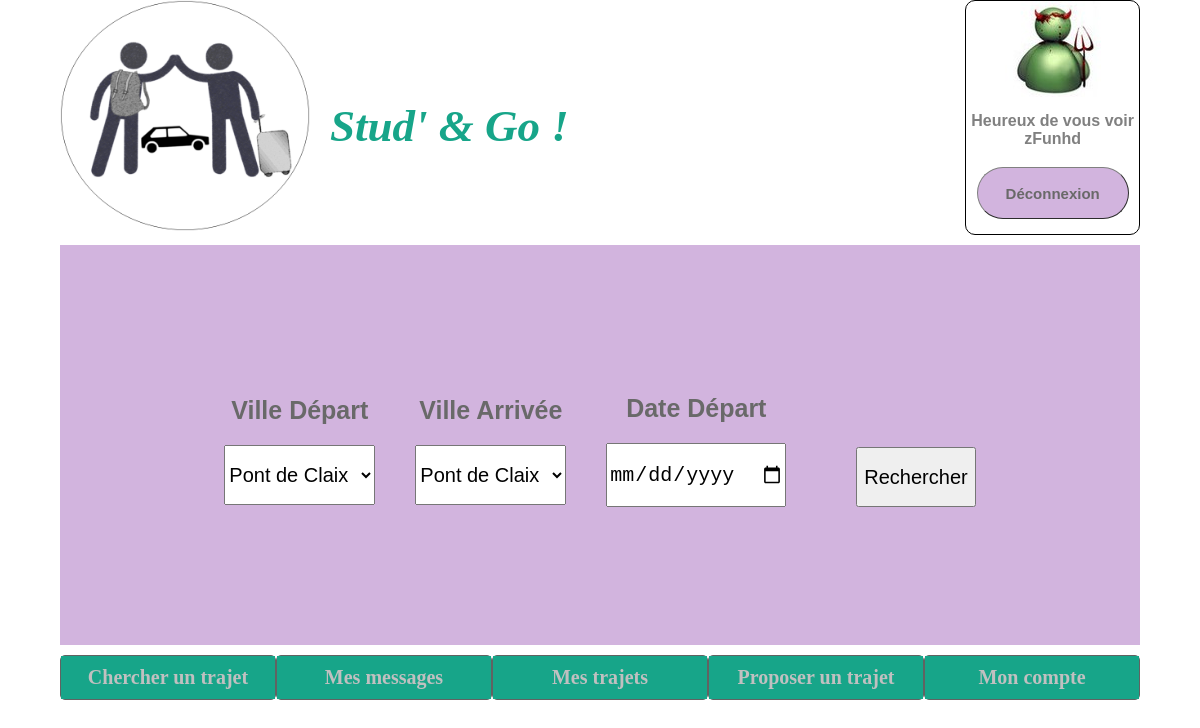
Screenshot of /Controleur/mainControler.controler.php (signed in) with the database file from the repository.
### tables this page shows
CREATE TABLE MEMBRE (
  id INTEGER,
  nom TEXT NOT NULL,
  prenom TEXT NOT NULL,
  pseudo TEXT NOT NULL unique,
  dateNaissance TEXT NOT NULL,
  adresseMail TEXT NOT NULL unique,
  numeroTel TEXT NOT NULL,
  motDePasse TEXT NOT NULL,
  avatar TEXT NOT NULL,
  signalement INTEGER DEFAULT 0,
  PRIMARY KEY(id)
);

### Modele/view.class.php (called while the page is built, shortened)
<?php
class View {
  private $path="";
  function __construct(string $path="") {
    $this->path = $path;
  }
  function show(string $path="") {
    $p = $path ? $path : $this->path;
    include($p);
  }
}
?>

### Controleur/mainControler.controler.php (called while the page is built, shortened)
<?php
require_once('../Modele/view.class.php');
require_once('../Modele/membreDAO.model.php');
require_once('../Modele/villeDAO.model.php');
$view = new View();
$view->sessionEncours = false;
$view->pseudoMembre ="";
$view->error ="";
$view->errorRecherche="";
$monDAO = new membreDAO();
$villeDAO = new villeDAO();
if(isset($_SESSION['id'])){
  $view->sessionEncours = true;
  $monMembre = $monDAO->getMembreById($_SESSION['id']);
  $view->idMembre = $_SESSION['id'];
  $view->pseudoMembre = $monMembre->getPseudo();
  $view->avatarMembre = $monMembre->getAvatar();
}
$mesVilles = $villeDAO->getAllville();
$mesTrajetsVue = array(array());
$view->mesTrajetsVue = $mesTrajetsVue;
$view->villes = $mesVilles;
$view->show('../Vue/mainVue.vue.php');
?>

### Modele/membreDAO.model.php (called while the page is built, shortened)
<?php
require_once('membre.model.php');
class membreDAO{
  private $db;
  private $database = "../Modele/data/coVoiturage.db";
  function __construct(){
    try{
      $this->db = new PDO("sqlite:$this->database",'','');
    }
    catch(Exception $e){
      die('Erreur : '. $e->getMessage());
    }
  }
  function getMembreById($id){
    $requete = "SELECT * FROM membre WHERE id='$id'";
     $mesInfos = $this->db->query($requete);
     $mesMembres = $mesInfos->fetchAll(PDO::FETCH_CLASS,'Membre');
     return (empty($mesMembres)) ? null : $mesMembres[0];
  }
}
 ?>

### Modele/membre.model.php (called while the page is built, shortened)
<?php
class Membre{
  private $pseudo;
  private $avatar;
  public function getPseudo(){
    return $this->pseudo;
  }
  public function getAvatar(){
    return $this->avatar;
  }
}
 ?>

### Modele/villeDAO.model.php (called while the page is built, shortened)
<?php
require_once('ville.model.php');
class villeDAO{
  private $db;
  private $database = "../Modele/data/coVoiturage.db";
  function __construct(){
    try{
      $this->db = new PDO("sqlite:$this->database",'','');
    }
    catch(Exception $e){
      die('Erreur : '. $e->getMessage());
    }
  }
  function getAllville(){
    $requete = "SELECT * FROM ville";
     $mesInfos = $this->db->query($requete);
     $mesVilles = $mesInfos->fetchAll(PDO::FETCH_CLASS,'Ville');
    return (empty($mesVilles)) ? null : $mesVilles;
  }
}
 ?>

### Modele/ville.model.php (called while the page is built, shortened)
<?php
class Ville {
  private $codePostal;
  private $nom;
  function getNom(){
    return $this->nom;
  }
    function getCodePostal(){
      return $this->codePostal;
    }
}
 ?>

### Vue/banniereRecherche.vue.php (the view, shortened to what this page needs)
<form id="formRecherche" action="mainControler.controler.php" method="POST">
    <div class="recherche">
      <div>
        <h2>Ville Départ</h2>
        <select name="villeDepart">
          <?php foreach ($this->villes as $key => $value) {  ?>
              <option value="<?= $value->getCodePostal() ?>" selected><?= $value->getNom() ?></option>
          <?php } ?>
        </select>
      </div>
      <div>
        <h2>Ville Arrivée</h2>
        <select name="villeArrivee">
          <?php foreach ($this->villes as $key => $value) {  ?>
              <option value="<?= $value->getCodePostal() ?>" selected><?= $value->getNom() ?></option>
          <?php } ?>
        </select>
      </div>
      <div>
        <h2>Date Départ</h2>
        <input type="date" name="dateDepart" id="date_depart">
      </div>
      <div>
        <input type="submit" value="Rechercher">
      </div>
    </div>
  </form>

### Vue/zoneUtilisateurOn.view.php
<div id="zoneDeconnexion">
  <div class="enteteLogo">
    <a href="mainControler.controler.php"><img src="./../Ressource/logo.png" alt="Logo du site"></a>
    <h1>Stud' & Go ! </h1>
  </div>
 <div id="messageBienvenue">
   <img src="<?php echo "../Ressource/avatar/$this->avatarMembre"?>" alt="Avatar du membre">
   <p>Heureux de vous voir <br> <?=$this->pseudoMembre ?></p>
   <a href="deconnexion.controler.php">
     <div class="boutonsLogin">
       <br>Déconnexion
     </div></a>
 </div>
</div>

### Ressource/mainVue.css (style rules this page uses)
body { width: 90%; margin: auto; }
.enteteLogo { display: flex; }
.enteteLogo a img { width: 250px; }
.enteteLogo h1 { margin-top: 100px; margin-left: 20px; font-size: 45px; color: #17a589; font-style: oblique; font-family: "Bradley Hand"; }
.recherche { background-color: #d2b4de ; display: flex; text-align: center; justify-content: center; align-items: center; height: 400px; width: 100%; }
.recherche div { margin: 20px; }
#formRecherche div { margin-top: 10px; }
#formRecherche h2 { font-size: 25px; color:#696969; font-family: sans-serif; }
.recherche select { height: 60px; font-size: 20px; }
.recherche input { font-size: 20px; height: 60px; }
.recherche div:last-child { margin-left: 50px; position: relative; padding-top: 90px; }
.boutonsLogin { width: 150px; height: 50px; border: 1px grey outset; background-color: #d2b4de ; border-radius: 30px; font-weight: bold; font-family:"Bradley Hand", sans-serif; color: #696969; font-size: 15px; text-align: center; }
a { text-decoration: none; }
#zoneDeconnexion { display: flex; justify-content: space-between; }
#messageBienvenue { align-items: center; border: 1px solid black; border-radius: 10px; font-family: "Optima", sans-serif; font-weight: bold; text-align: center; display: flex; flex-direction: column; justify-content: space-between; }
#messageBienvenue p { margin: 0px 5px 0px 5px; }
#messageBienvenue a { margin: 5px 0px 15px 0px; }
#infosCompte label,p { color: gray; }

### rows the page displays
membre: avatar (picture), pseudo "zFunhd"

### other values shown
form field villeDepart "Pont de Claix"
form field villeArrivee "Pont de Claix"
